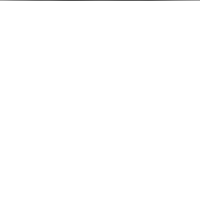
Frame 1 (no input)
Frame 60 (no input): identical to frame 1, image omitted
Frame 120 (the mouse pressed at the canvas centre since frame 60): identical to frame 1, image omitted

The p5.js sketch that drew this single still picture (run headless with seeded random() and noise() and a simulated clock; from frame 60 on, the mouse is pressed at the canvas centre):

// p5.js sketch
// ── sketch.js
// The Coding Train / Daniel Shiffman
// https://thecodingtrain.com/learning/noise/0.5-2d-noise.html
// https://youtu.be/ikwNrFvnL3g
// https://editor.p5js.org/codingtrain/sketches/2_hBcOBrF

// This example has been updated to use es6 syntax. To learn more about es6 visit: https://thecodingtrain.com/Tutorials/16-javascript-es6

let inc = 0.01;
let start = 0;

let pos;

function setup() {
	createCanvas(200, 200);
	pixelDensity(1);
	pos = createVector(0, 0);
}

function draw() {
	let yoff = start;

	loadPixels();

	for (pos.y; pos.y < height; pos.y++) {
		let xoff = start;
		for (pos.x; pos.x < width; pos.x++) {
			let index = (pos.x + pos.y * width) * 4;
			// let r = random(255)
			let r = noise(xoff, yoff) * 255;
			pixels[index + 0] = r;
			pixels[index + 1] = r;
			pixels[index + 2] = r;
			pixels[index + 3] = 255;

			xoff += inc;
		}
		yoff += inc;
	}
	start += inc;

	updatePixels();
	//noLoop();
}
